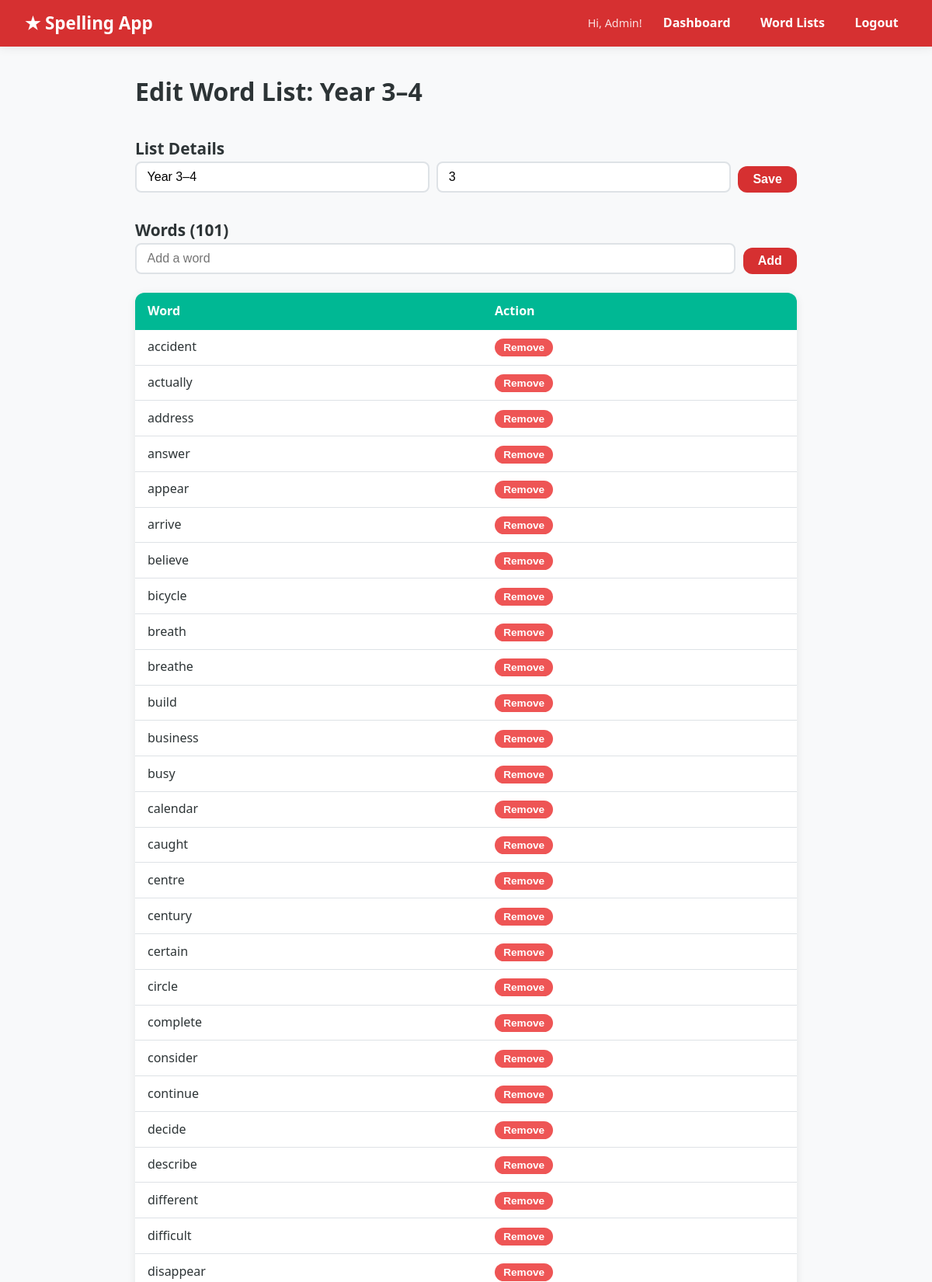
The app's page /admin/lists/2/edit (signed in, upper part) with its own data.
### tables this page shows
CREATE TABLE word_lists (
    id         INTEGER PRIMARY KEY AUTOINCREMENT,
    name       TEXT NOT NULL,
    year_group INTEGER
);

CREATE TABLE words (
    id      INTEGER PRIMARY KEY AUTOINCREMENT,
    word    TEXT NOT NULL,
    list_id INTEGER NOT NULL REFERENCES word_lists(id) ON DELETE CASCADE, context_sentence TEXT,
    UNIQUE(word, list_id)
);

### routers/admin.py (the view)
@router.get("/lists/{list_id}/edit")
def edit_word_list_form(list_id: int, request: Request, admin=Depends(require_admin)):
    with get_db() as db:
        lst = db.execute("SELECT * FROM word_lists WHERE id=?", (list_id,)).fetchone()
        if not lst:
            raise HTTPException(404)
        words = db.execute(
            "SELECT * FROM words WHERE list_id=? ORDER BY word", (list_id,)
        ).fetchall()
    csrf = generate_csrf_token(request)
    return templates.TemplateResponse(request, "admin/edit_word_list.html", {
        "list": lst, "words": words, "csrf_token": csrf
    })

### templates/admin/edit_word_list.html (shortened to what this page needs)
{% extends "base.html" %}
{% block content %}
<h1>Edit Word List: {{ list.name }}</h1>
<section>
  <h2>List Details</h2>
  <form method="post" action="/admin/lists/{{ list.id }}/edit" class="inline-form">
    <input type="text" name="name" value="{{ list.name }}" required>
    <input type="number" name="year_group" value="{{ list.year_group or '' }}" placeholder="Year group" min="1" max="6">
    <button type="submit" class="btn btn-primary">Save</button>
  </form>
</section>
<section>
  <h2>Words ({{ words|length }})</h2>
  <form method="post" action="/admin/lists/{{ list.id }}/words/add" class="inline-form">
    <input type="text" name="word" placeholder="Add a word" required>
    <button type="submit" class="btn btn-primary">Add</button>
  </form>
  <table class="admin-table">
    <thead><tr><th>Word</th><th>Action</th></tr></thead>
    <tbody>
      {% for w in words %}
      <tr>
        <td>{{ w.word }}</td>
        <td>
          <form method="post" action="/admin/lists/{{ list.id }}/words/{{ w.id }}/delete" style="display:inline">
            <button type="submit" class="btn btn-sm btn-danger">Remove</button>
          </form>
        </td>
      </tr>
      {% endfor %}
    </tbody>
  </table>
</section>
{% endblock %}

### static/css/style.css (style rules this page uses)
:root { --color-1: #FF6B6B; --color-2: #FFE66D; --color-3: #4ECDC4; --color-4: #45B7D1; --color-5: #96CEB4; --bg: #f8f9fa; --text: #2d3436; --surface: #ffffff; --border: #dee2e6; --radius: 12px; --shadow: 0 2px 12px rgba(0,0,0,0.08); }
*, *::before, *::after { box-sizing: border-box; margin: 0; padding: 0; }
body { font-family: 'Segoe UI', system-ui, sans-serif; background: var(--bg); color: var(--text); line-height: 1.6; }
.btn { display: inline-block; padding: 0.5rem 1.2rem; border-radius: var(--radius); border: none; font-size: 1rem; font-weight: 600; cursor: pointer; text-decoration: none; transition: opacity 0.15s, transform 0.1s; }
.btn-primary { background: var(--color-1); color: white; }
.btn-danger { background: #e55; color: white; }
.btn-sm { padding: 0.25rem 0.7rem; font-size: 0.85rem; }
input[type=text], input[type=password], input[type=date], input[type=number], select { width: 100%; padding: 0.55rem 0.85rem; border: 2px solid var(--border); border-radius: 8px; font-size: 1rem; transition: border-color 0.2s; }
.inline-form { display: flex; gap: 0.6rem; flex-wrap: wrap; align-items: flex-end; margin-bottom: 1.5rem; }
.inline-form input, .inline-form select { width: auto; flex: 1; }
.admin-table, .scores-table, .attempts-table { width: 100%; border-collapse: collapse; margin-top: 1rem; background: var(--surface); border-radius: var(--radius); overflow: hidden; box-shadow: var(--shadow); }
.admin-table th, .scores-table th, .attempts-table th { background: var(--color-4); color: white; padding: 0.7rem 1rem; text-align: left; }
.admin-table td, .scores-table td, .attempts-table td { padding: 0.6rem 1rem; border-bottom: 1px solid var(--border); }
section { margin-top: 2rem; }
h1 { font-size: 2rem; margin-bottom: 0.5rem; }
h2 { font-size: 1.3rem; }

### records on screen
word_lists: name "Year 3–4", year_group "3"
words: word "accident"
words: word "actually"
words: word "address"
words: word "answer"
words: word "appear"
words: word "arrive"
words: word "believe"
words: word "bicycle"
words: word "breath"
words: word "breathe"
words: word "build"
words: word "business"
words: word "busy"
words: word "calendar"
words: word "caught"
words: word "centre"
words: word "century"
words: word "certain"
words: word "circle"
words: word "complete"
words: word "consider"
words: word "continue"
words: word "decide"
words: word "describe"
words: word "different"
words: word "difficult"
words: word "disappear"

### other values on screen
{{ request.session['user']['name'] }} "Admin"
{{ words|length }} "101"
